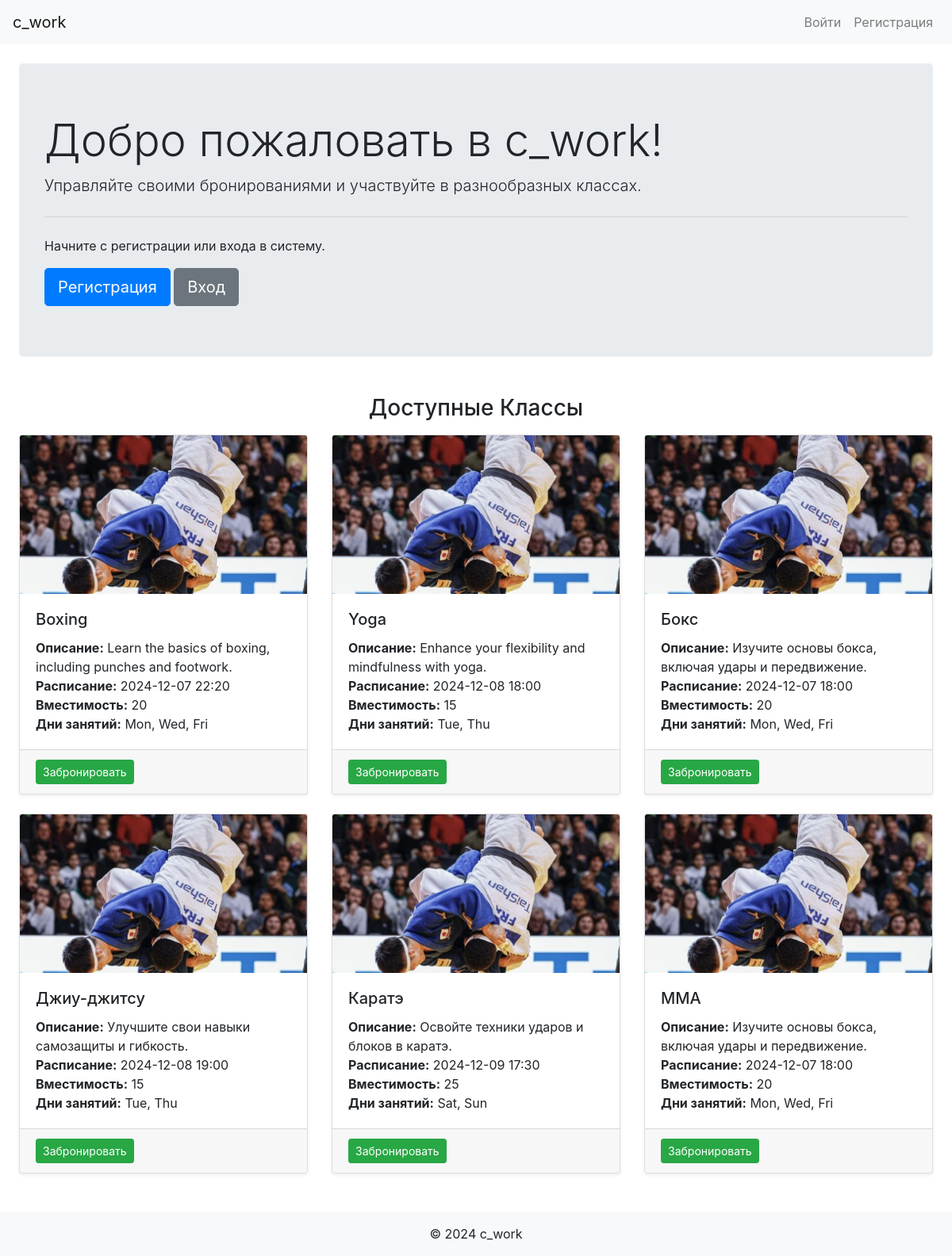
The page /home on the database its author committed.
### app/models.py (models this page shows, shortened)
class Class(db.Model):
    id = db.Column(db.Integer, primary_key=True)
    name = db.Column(db.String(100), nullable=False)
    description = db.Column(db.Text, nullable=True)
    schedule = db.Column(db.DateTime, nullable=False)
    capacity = db.Column(db.Integer, default=10, nullable=False)
    days_of_week = db.Column(db.String(100), nullable=False)  # Например: "Пн, Ср, Пт"
    extra_info = db.Column(db.Text, nullable=True)  # Дополнительная информация
    bookings = db.relationship('Booking', backref='class_', lazy=True)
    def available_slots(self):
        confirmed_bookings = Booking.query.filter_by(class_id=self.id, status='confirmed').count()
        return self.capacity - confirmed_bookings

### app/routes.py (the view)
@main_bp.route('/')
@main_bp.route('/home')
def home():
    classes = Class.query.all()
    return render_template('home.html', classes=classes)

### app/templates/home.html (shortened to what this page needs)
{% extends "base.html" %}
{% block content %}
    <div class="jumbotron mt-4">
        <h1 class="display-4">Добро пожаловать в c_work!</h1>
        <p class="lead">Управляйте своими бронированиями и участвуйте в разнообразных классах.</p>
        <hr class="my-4">
        {% if not current_user.is_authenticated %}
            <p>Начните с регистрации или входа в систему.</p>
            <a class="btn btn-primary btn-lg" href="{{ url_for('main.register') }}" role="button">Регистрация</a>
            <a class="btn btn-secondary btn-lg" href="{{ url_for('main.login') }}" role="button">Вход</a>
        {% else %}
            <p>Перейдите к просмотру доступных классов или ваших бронирований.</p>
            <a class="btn btn-info btn-lg" href="{{ url_for('main.classes') }}" role="button">Классы</a>
            <a class="btn btn-warning btn-lg" href="{{ url_for('main.my_bookings') }}" role="button">Мои Бронирования</a>
        {% endif %}
    </div>
    <h3 class="mt-5 mb-3 text-center">Доступные Классы</h3>
    <div class="row">
        {% for class in classes %}
        <div class="col-md-4 mb-4">
            {% set extended = False %}
            {% set class_ = class %}
            {% include 'partials/class_card.html' %}
        </div>
        {% endfor %}
    </div>
{% endblock %}

### app/templates/base.html (shortened to what this page needs)
<!DOCTYPE html>
<html lang="ru">
<head>
    <link rel="stylesheet" href="https://stackpath.bootstrapcdn.com/bootstrap/4.5.0/css/bootstrap.min.css">
    <link rel="stylesheet" href="{{ url_for('static', filename='css/styles.css') }}">
</head>
<body>
    <nav class="navbar navbar-expand-lg navbar-light bg-light">
        <a class="navbar-brand" href="{{ url_for('main.home') }}">c_work</a>
        <div class="collapse navbar-collapse" id="navbarNav">
            <ul class="navbar-nav ml-auto">
                {% if current_user.is_authenticated %}
                    <li class="nav-item">
                        <a class="nav-link" href="{{ url_for('main.classes') }}">Классы</a>
                    </li>
                    <li class="nav-item">
                        <a class="nav-link" href="{{ url_for('main.my_bookings') }}">Мои Бронирования</a>
                    </li>
                    {% if current_user.is_admin %}
                        <li class="nav-item">
                            <a class="nav-link" href="{{ url_for('admin.admin_panel') }}">Админ</a>
                        </li>
                    {% endif %}
                    <li class="nav-item">
                        <a class="nav-link" href="{{ url_for('main.logout') }}">Выйти</a>
                    </li>
                {% else %}
                    <li class="nav-item">
                        <a class="nav-link" href="{{ url_for('main.login') }}">Войти</a>
                    </li>
                    <li class="nav-item">
                        <a class="nav-link" href="{{ url_for('main.register') }}">Регистрация</a>
                    </li>
                {% endif %}
            </ul>
        </div>
    </nav>
    <div class="container-fluid">
        <div class="row">
            <main role="main" class="col-md-{{ '10' if current_user.is_authenticated and current_user.is_admin else '12' }} ml-sm-auto px-4">
                {% block content %}{% endblock %}
            </main>
        </div>
    </div>
    <footer class="footer bg-light text-center py-3 mt-4">
        {% block footer %}
        <span>&copy; 2024 c_work</span>
        {% endblock footer %}
    </footer>
</body>
</html>

### app/templates/partials/class_card.html (shortened to what this page needs)
<div class="card h-100 shadow-sm">
    <img src="{{ url_for('static', filename='images/class.png') }}" class="card-img-top" alt="Class Image">
    <div class="card-body">
        <h5 class="card-title">{{ class_.name }}</h5>
        <p class="card-text">
            <strong>Описание:</strong> {{ class_.description or 'Нет описания' }}<br>
            <strong>Расписание:</strong> {{ class_.schedule.strftime('%Y-%m-%d %H:%M') }}<br>
            <strong>Вместимость:</strong> {{ class_.capacity }}<br>
            <strong>Дни занятий:</strong> {{ class_.days_of_week or 'Не указано' }}<br>
        </p>
    </div>
    <div class="card-footer d-flex justify-content-between">
        {% if extended %}
            <a href="{{ url_for('admin.edit_class', class_id=class_.id) }}" class="btn btn-primary btn-sm">Редактировать</a>
            <form action="{{ url_for('admin.delete_class', class_id=class_.id) }}" method="POST" style="display:inline;">
                <button type="submit" class="btn btn-danger btn-sm" onclick="return confirm('Вы уверены, что хотите удалить этот класс?');">Удалить</button>
            </form>
        {% else %}
            {% if class_.available_slots() > 0 %}
                <a href="{{ url_for('main.book_class', class_id=class_.id) }}" class="btn btn-success btn-sm">Забронировать</a>
            {% else %}
                <span class="text-danger">Заполнено</span>
            {% endif %}
        {% endif %}
    </div>
</div>

### app/static/css/styles.css (style rules this page uses)
.card-img-top { height: 200px; object-fit: cover; }

### rows shown on the page
Class: name "Boxing", description "Learn the basics of boxing, including punches and footwork.", schedule "2024-12-07 22:20", capacity "20", days_of_week "Mon, Wed, Fri"
Class: name "Yoga", description "Enhance your flexibility and mindfulness with yoga.", schedule "2024-12-08 18:00", capacity "15", days_of_week "Tue, Thu"
Class: name "Бокс", description "Изучите основы бокса, включая удары и передвижение.", schedule "2024-12-07 18:00", capacity "20", days_of_week "Mon, Wed, Fri"
Class: name "Джиу-джитсу", description "Улучшите свои навыки самозащиты и гибкость.", schedule "2024-12-08 19:00", capacity "15", days_of_week "Tue, Thu"
Class: name "Каратэ", description "Освойте техники ударов и блоков в каратэ.", schedule "2024-12-09 17:30", capacity "25", days_of_week "Sat, Sun"
Class: name "MMA", description "Изучите основы бокса, включая удары и передвижение.", schedule "2024-12-07 18:00", capacity "20", days_of_week "Mon, Wed, Fri"
